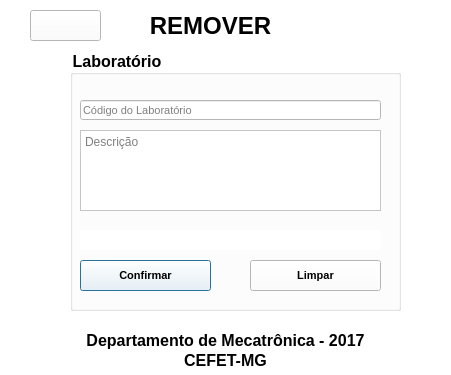
<?xml version="1.0" encoding="UTF-8"?>
<ui version="4.0">
 <class>RemoveLab</class>
 <widget class="QDialog" name="RemoveLab">
  <property name="geometry">
   <rect>
    <x>0</x>
    <y>0</y>
    <width>451</width>
    <height>375</height>
   </rect>
  </property>
  <property name="windowTitle">
   <string>Dialog</string>
  </property>
  <property name="styleSheet">
   <string notr="true">background-color: rgb(255, 255, 255);</string>
  </property>
  <widget class="QLabel" name="label">
   <property name="geometry">
    <rect>
     <x>0</x>
     <y>10</y>
     <width>421</width>
     <height>31</height>
    </rect>
   </property>
   <property name="palette">
    <palette>
     <active>
      <colorrole role="Button">
       <brush brushstyle="SolidPattern">
        <color alpha="255">
         <red>255</red>
         <green>255</green>
         <blue>255</blue>
        </color>
       </brush>
      </colorrole>
      <colorrole role="Base">
       <brush brushstyle="SolidPattern">
        <color alpha="255">
         <red>255</red>
         <green>255</green>
         <blue>255</blue>
        </color>
       </brush>
      </colorrole>
      <colorrole role="Window">
       <brush brushstyle="SolidPattern">
        <color alpha="255">
         <red>255</red>
         <green>255</green>
         <blue>255</blue>
        </color>
       </brush>
      </colorrole>
     </active>
     <inactive>
      <colorrole role="Button">
       <brush brushstyle="SolidPattern">
        <color alpha="255">
         <red>255</red>
         <green>255</green>
         <blue>255</blue>
        </color>
       </brush>
      </colorrole>
      <colorrole role="Base">
       <brush brushstyle="SolidPattern">
        <color alpha="255">
         <red>255</red>
         <green>255</green>
         <blue>255</blue>
        </color>
       </brush>
      </colorrole>
      <colorrole role="Window">
       <brush brushstyle="SolidPattern">
        <color alpha="255">
         <red>255</red>
         <green>255</green>
         <blue>255</blue>
        </color>
       </brush>
      </colorrole>
     </inactive>
     <disabled>
      <colorrole role="Button">
       <brush brushstyle="SolidPattern">
        <color alpha="255">
         <red>255</red>
         <green>255</green>
         <blue>255</blue>
        </color>
       </brush>
      </colorrole>
      <colorrole role="Base">
       <brush brushstyle="SolidPattern">
        <color alpha="255">
         <red>255</red>
         <green>255</green>
         <blue>255</blue>
        </color>
       </brush>
      </colorrole>
      <colorrole role="Window">
       <brush brushstyle="SolidPattern">
        <color alpha="255">
         <red>255</red>
         <green>255</green>
         <blue>255</blue>
        </color>
       </brush>
      </colorrole>
     </disabled>
    </palette>
   </property>
   <property name="font">
    <font>
     <pointsize>18</pointsize>
     <weight>75</weight>
     <bold>true</bold>
    </font>
   </property>
   <property name="text">
    <string>REMOVER</string>
   </property>
   <property name="alignment">
    <set>Qt::AlignCenter</set>
   </property>
  </widget>
  <widget class="QGroupBox" name="groupBox">
   <property name="geometry">
    <rect>
     <x>70</x>
     <y>50</y>
     <width>331</width>
     <height>261</height>
    </rect>
   </property>
   <property name="font">
    <font>
     <pointsize>12</pointsize>
     <weight>75</weight>
     <bold>true</bold>
    </font>
   </property>
   <property name="title">
    <string>Laboratório</string>
   </property>
   <widget class="QLineEdit" name="cod_lab">
    <property name="geometry">
     <rect>
      <x>10</x>
      <y>50</y>
      <width>301</width>
      <height>20</height>
     </rect>
    </property>
    <property name="font">
     <font>
      <pointsize>8</pointsize>
      <weight>50</weight>
      <bold>false</bold>
     </font>
    </property>
    <property name="text">
     <string/>
    </property>
    <property name="placeholderText">
     <string>Código do Laboratório</string>
    </property>
   </widget>
   <widget class="QPushButton" name="btn_confirma">
    <property name="geometry">
     <rect>
      <x>10</x>
      <y>210</y>
      <width>131</width>
      <height>31</height>
     </rect>
    </property>
    <property name="font">
     <font>
      <pointsize>8</pointsize>
      <weight>75</weight>
      <bold>true</bold>
     </font>
    </property>
    <property name="text">
     <string>Confirmar</string>
    </property>
   </widget>
   <widget class="QTextEdit" name="lab_decricao">
    <property name="geometry">
     <rect>
      <x>10</x>
      <y>80</y>
      <width>301</width>
      <height>81</height>
     </rect>
    </property>
    <property name="placeholderText">
     <string>Descrição</string>
    </property>
   </widget>
   <widget class="QPushButton" name="pushButton_5">
    <property name="geometry">
     <rect>
      <x>180</x>
      <y>210</y>
      <width>131</width>
      <height>31</height>
     </rect>
    </property>
    <property name="font">
     <font>
      <pointsize>8</pointsize>
      <weight>75</weight>
      <bold>true</bold>
     </font>
    </property>
    <property name="text">
     <string>Limpar</string>
    </property>
   </widget>
   <widget class="QLabel" name="fail">
    <property name="geometry">
     <rect>
      <x>10</x>
      <y>180</y>
      <width>301</width>
      <height>20</height>
     </rect>
    </property>
    <property name="font">
     <font>
      <pointsize>10</pointsize>
     </font>
    </property>
    <property name="styleSheet">
     <string notr="true"/>
    </property>
    <property name="text">
     <string/>
    </property>
   </widget>
  </widget>
  <widget class="QLabel" name="label_2">
   <property name="geometry">
    <rect>
     <x>0</x>
     <y>330</y>
     <width>451</width>
     <height>20</height>
    </rect>
   </property>
   <property name="font">
    <font>
     <pointsize>12</pointsize>
     <weight>75</weight>
     <bold>true</bold>
    </font>
   </property>
   <property name="text">
    <string>Departamento de Mecatrônica - 2017</string>
   </property>
   <property name="alignment">
    <set>Qt::AlignCenter</set>
   </property>
  </widget>
  <widget class="QLabel" name="label_3">
   <property name="geometry">
    <rect>
     <x>0</x>
     <y>350</y>
     <width>451</width>
     <height>20</height>
    </rect>
   </property>
   <property name="font">
    <font>
     <pointsize>12</pointsize>
     <weight>75</weight>
     <bold>true</bold>
    </font>
   </property>
   <property name="text">
    <string>CEFET-MG</string>
   </property>
   <property name="alignment">
    <set>Qt::AlignCenter</set>
   </property>
  </widget>
  <widget class="QPushButton" name="pushButton">
   <property name="geometry">
    <rect>
     <x>30</x>
     <y>10</y>
     <width>71</width>
     <height>31</height>
    </rect>
   </property>
   <property name="minimumSize">
    <size>
     <width>61</width>
     <height>31</height>
    </size>
   </property>
   <property name="maximumSize">
    <size>
     <width>100</width>
     <height>100</height>
    </size>
   </property>
   <property name="styleSheet">
    <string notr="true">background-image: url(:/img/img/voltar.png);</string>
   </property>
   <property name="text">
    <string/>
   </property>
  </widget>
 </widget>
 <resources/>
 <connections>
  <connection>
   <sender>pushButton</sender>
   <signal>clicked()</signal>
   <receiver>RemoveLab</receiver>
   <slot>close()</slot>
   <hints>
    <hint type="sourcelabel">
     <x>51</x>
     <y>20</y>
    </hint>
    <hint type="destinationlabel">
     <x>43</x>
     <y>68</y>
    </hint>
   </hints>
  </connection>
  <connection>
   <sender>pushButton_5</sender>
   <signal>clicked()</signal>
   <receiver>lab_decricao</receiver>
   <slot>clear()</slot>
   <hints>
    <hint type="sourcelabel">
     <x>297</x>
     <y>252</y>
    </hint>
    <hint type="destinationlabel">
     <x>271</x>
     <y>181</y>
    </hint>
   </hints>
  </connection>
  <connection>
   <sender>pushButton_5</sender>
   <signal>clicked()</signal>
   <receiver>cod_lab</receiver>
   <slot>clear()</slot>
   <hints>
    <hint type="sourcelabel">
     <x>329</x>
     <y>246</y>
    </hint>
    <hint type="destinationlabel">
     <x>316</x>
     <y>112</y>
    </hint>
   </hints>
  </connection>
 </connections>
</ui>
